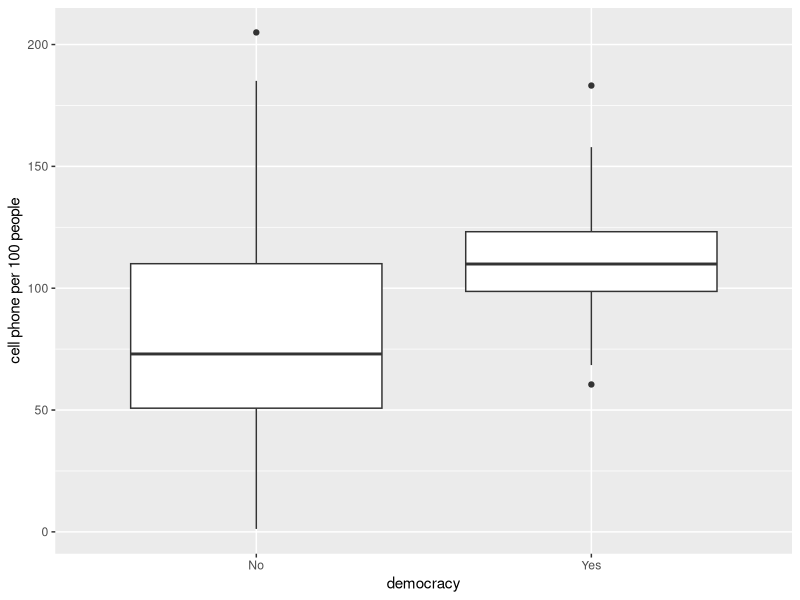
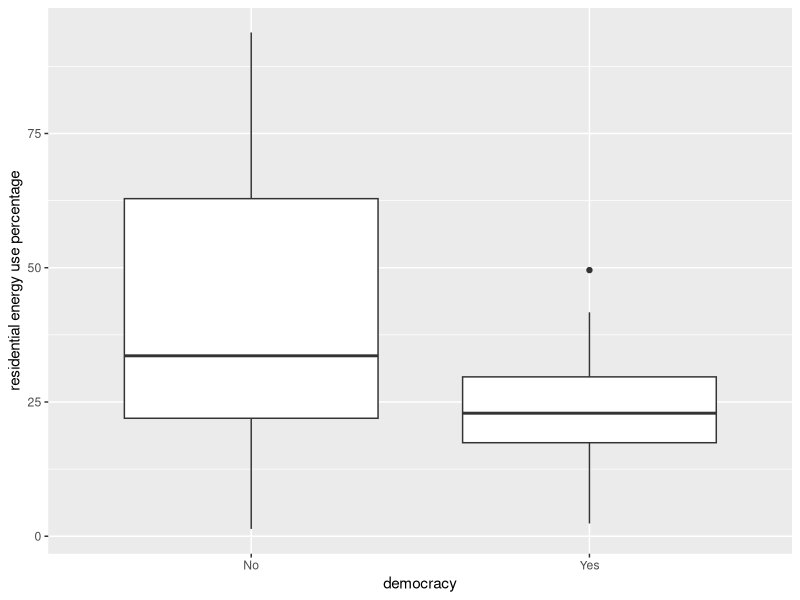
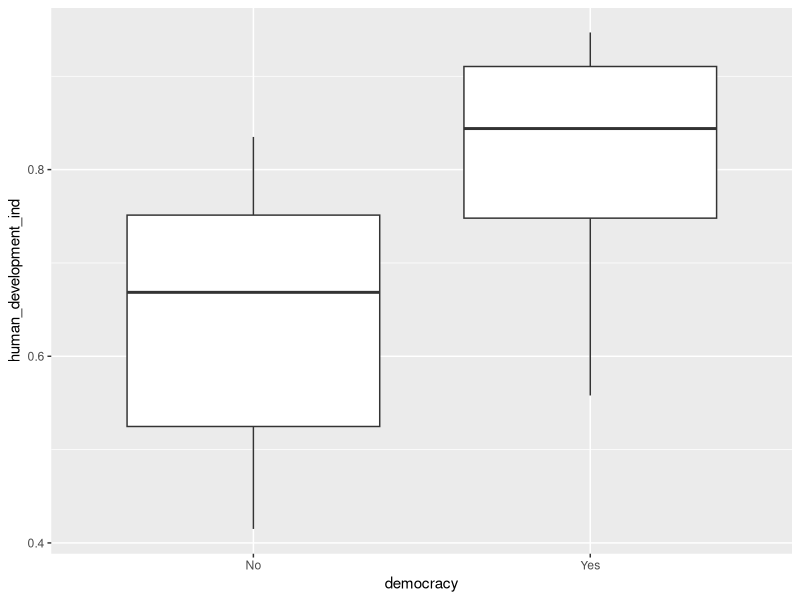
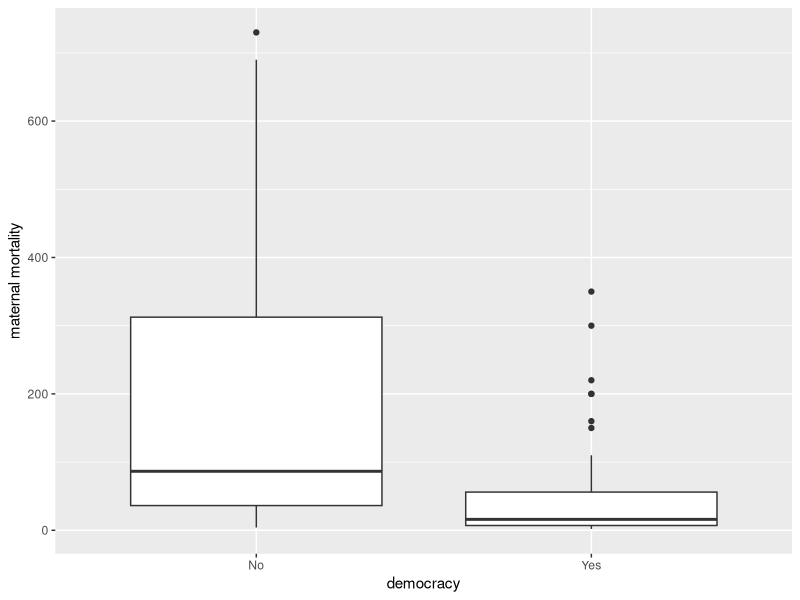

Write R code to recreate these figures, in order.
## ---- chunk 1
library(tidyverse)
library(ggplot2)
library(dplyr)
## ---- chunk 2
d <- read.csv('clean_mini2.csv')
## ---- chunk 3
d |> 
  ggplot(aes(x = factor(Democracy), y = cell_phones_per_100_ppl)) +
  geom_boxplot() +
  labs(x = "democracy", y = "cell phone per 100 people")
## ---- chunk 4
d %>%
  group_by(Democracy) %>%
  summarise(
    n = sum(!is.na(cell_phones_per_100_ppl)),
    mean = mean(cell_phones_per_100_ppl, na.rm = TRUE),
    sd = sd(cell_phones_per_100_ppl, na.rm = TRUE),
    min = min(cell_phones_per_100_ppl, na.rm = TRUE),
    Q1 = quantile(cell_phones_per_100_ppl, 0.25, na.rm = TRUE),
    median = median(cell_phones_per_100_ppl, na.rm = TRUE),
    Q3 = quantile(cell_phones_per_100_ppl, 0.75, na.rm = TRUE),
    max = max(cell_phones_per_100_ppl, na.rm = TRUE),
    .groups = "drop"
  )
## ---- chunk 5
d |> 
  ggplot(aes(x = factor(Democracy), y = residential_energy_use_pctg)) +
  geom_boxplot() +
  labs(x = "democracy", y = "residential energy use percentage")
## ---- chunk 6
d %>%
  group_by(Democracy) %>%
  summarise(
    n = sum(!is.na(residential_energy_use_pctg)),
    mean = mean(residential_energy_use_pctg, na.rm = TRUE),
    sd = sd(residential_energy_use_pctg, na.rm = TRUE),
    min = min(residential_energy_use_pctg, na.rm = TRUE),
    Q1 = quantile(residential_energy_use_pctg, 0.25, na.rm = TRUE),
    median = median(residential_energy_use_pctg, na.rm = TRUE),
    Q3 = quantile(residential_energy_use_pctg, 0.75, na.rm = TRUE),
    max = max(residential_energy_use_pctg, na.rm = TRUE),
    .groups = "drop"
  )
## ---- chunk 7
d |>
  filter(!is.na(Democracy)) |>
  count(landlocked, Democracy) |>
  group_by(landlocked) |>
  mutate(proportion = n / sum(n)) |>
  ungroup()
## ---- chunk 8
tab <- table(d$landlocked, d$Democracy)
tab

chisq.test(tab)

fisher.test(tab)
## ---- chunk 9
d |> 
  ggplot(aes(x = factor(Democracy), y = human_development_ind)) +
  geom_boxplot() +
  labs(x = "democracy", y = "human_development_ind")
## ---- chunk 10
d %>%
  group_by(Democracy) %>%
  summarise(
    n = sum(!is.na(human_development_ind)),
    mean = mean(human_development_ind, na.rm = TRUE),
    sd = sd(human_development_ind, na.rm = TRUE),
    min = min(human_development_ind, na.rm = TRUE),
    Q1 = quantile(human_development_ind, 0.25, na.rm = TRUE),
    median = median(human_development_ind, na.rm = TRUE),
    Q3 = quantile(human_development_ind, 0.75, na.rm = TRUE),
    max = max(human_development_ind, na.rm = TRUE),
    .groups = "drop"
  )
## ---- chunk 11
d |> 
  ggplot(aes(x = factor(Democracy), y = maternal_mortality)) +
  geom_boxplot() +
  labs(x = "democracy", y = "maternal mortality")
## ---- chunk 12
d %>%
  group_by(Democracy) %>%
  summarise(
    n = sum(!is.na(maternal_mortality)),
    mean = mean(maternal_mortality, na.rm = TRUE),
    sd = sd(maternal_mortality, na.rm = TRUE),
    min = min(maternal_mortality, na.rm = TRUE),
    Q1 = quantile(maternal_mortality, 0.25, na.rm = TRUE),
    median = median(maternal_mortality, na.rm = TRUE),
    Q3 = quantile(maternal_mortality, 0.75, na.rm = TRUE),
    max = max(maternal_mortality, na.rm = TRUE),
    .groups = "drop"
  )
